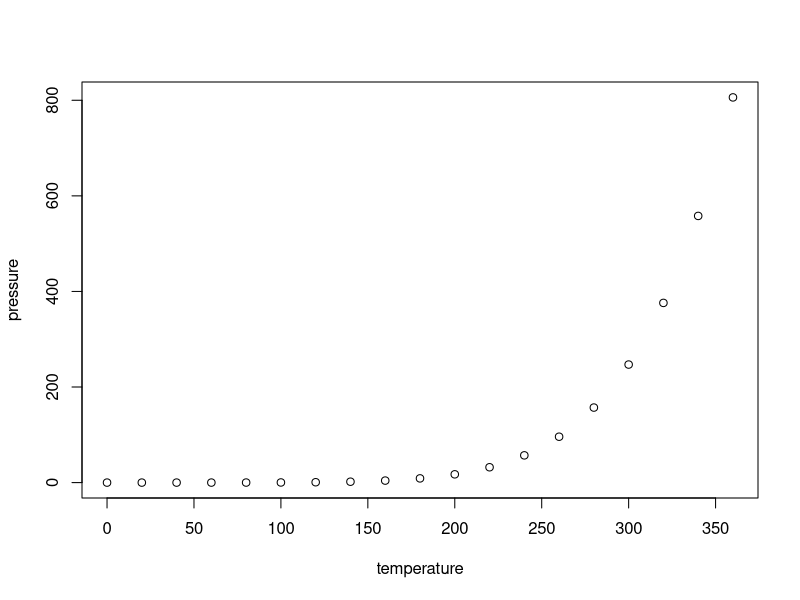
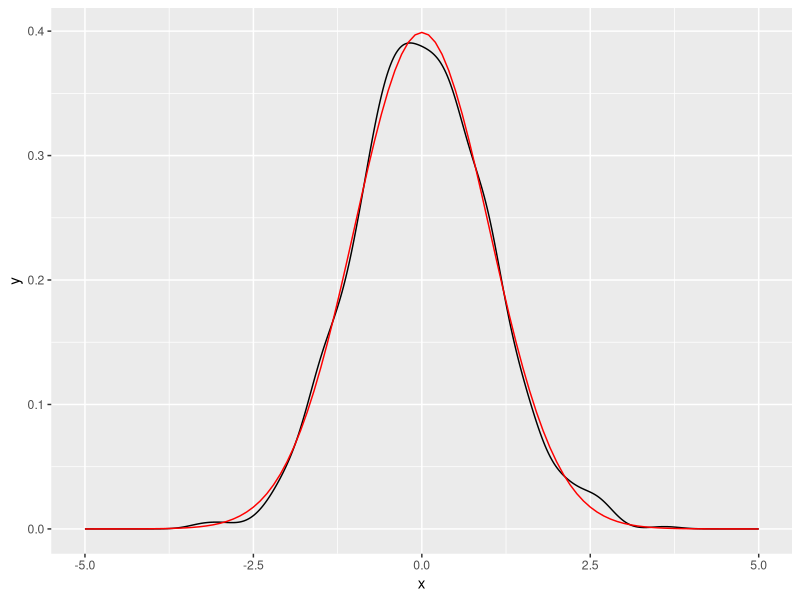

The R script that drew these images, in order:
## ---- chunk 1
summary(cars)
## ---- chunk 2
plot(pressure)
## ---- chunk 3
library(ggplot2)
df <- data.frame(x = rnorm(1000))
x <- df$x
base <- ggplot(df, aes(x)) + geom_density()  + scale_x_continuous(limits = c(-5, 5))
base + stat_function(fun = dnorm, colour = "red")
